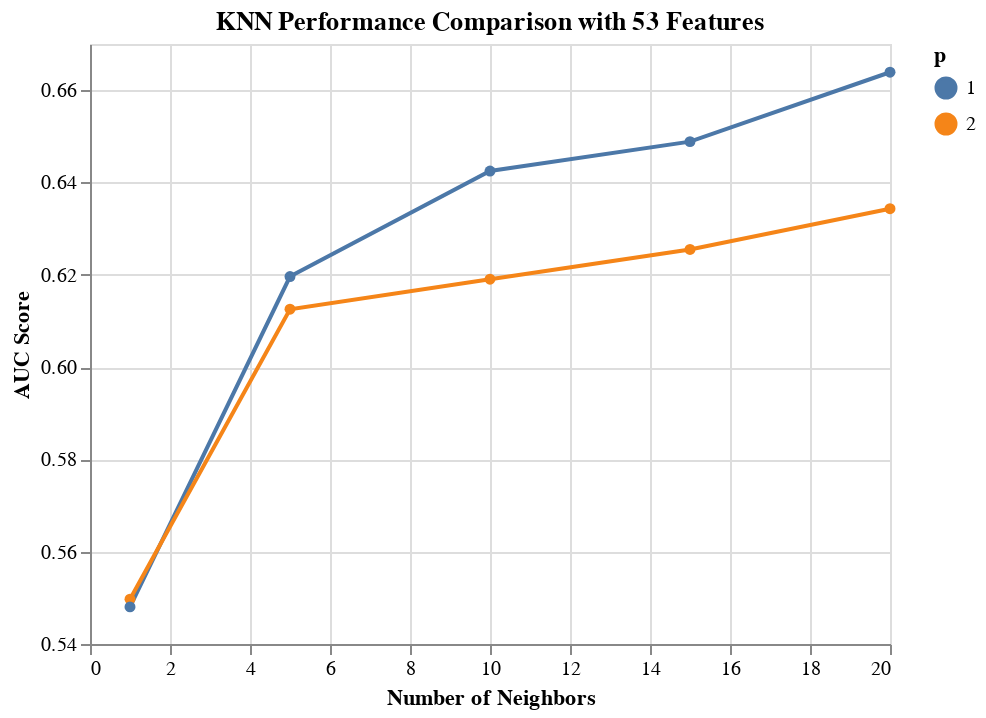

Notebook cell for this chart:
### Markdown cell above
We observe that the difference between the hyperparameter combinations is not really much when conditioned on the number of features selected. Let's visualize the results of the grid search corresponding to 53 selected features.

### Code cell
results_KNN_53_features = results_KNN[results_KNN['rfi_fs__n_features_'] == 53.0]

alt.Chart(results_KNN_53_features, 
          title='KNN Performance Comparison with 53 Features'
         ).mark_line(point=True).encode(
    alt.X('knn__n_neighbors', title='Number of Neighbors'),
    alt.Y('mean_score', title='AUC Score', scale=alt.Scale(zero=False)),
    alt.Color('knn__p:N', title='p')
)

### Figure 1 — Vega-Lite specification as saved in the notebook (floating-point values rounded to 4 significant figures)
{"config": {"view": {"continuousWidth": 400, "continuousHeight": 300}}, "data": {"name": "data-f8b3c519a97f67e5aeec2c781b94f885"}, "mark": {"type": "line", "point": true}, "encoding": {"color": {"type": "nominal", "field": "knn__p", "title": "p"}, "x": {"type": "quantitative", "field": "knn__n_neighbors", "title": "Number of Neighbors"}, "y": {"type": "quantitative", "field": "mean_score", "scale": {"zero": false}, "title": "AUC Score"}}, "title": "KNN Performance Comparison with 53 Features", "$schema": "https://vega.github.io/schema/vega-lite/v4.0.2.json", "datasets": {"data-f8b3c519a97f67e5aeec2c781b94f885": [{"mean_score": 0.6639, "std_score": 0.02106, "max_score": 0.6931, "min_score": 0.6298, "knn__n_neighbors": 20.0, "knn__p": 1.0, "rfi_fs__n_features_": 53.0}, {"mean_score": 0.6488, "std_score": 0.03007, "max_score": 0.6937, "min_score": 0.6002, "knn__n_neighbors": 15.0, "knn__p": 1.0, "rfi_fs__n_features_": 53.0}, {"mean_score": 0.6425, "std_score": 0.0373, "max_score": 0.6913, "min_score": 0.5796, "knn__n_neighbors": 10.0, "knn__p": 1.0, "rfi_fs__n_features_": 53.0}, {"mean_score": 0.6343, "std_score": 0.01501, "max_score": 0.6537, "min_score": 0.6105, "knn__n_neighbors": 20.0, "knn__p": 2.0, "rfi_fs__n_features_": 53.0}, {"mean_score": 0.6255, "std_score": 0.01189, "max_score": 0.6452, "min_score": 0.6085, "knn__n_neighbors": 15.0, "knn__p": 2.0, "rfi_fs__n_features_": 53.0}, {"mean_score": 0.6196, "std_score": 0.03944, "max_score": 0.6642, "min_score": 0.5471, "knn__n_neighbors": 5.0, "knn__p": 1.0, "rfi_fs__n_features_": 53.0}, {"mean_score": 0.619, "std_score": 0.02301, "max_score": 0.6498, "min_score": 0.5957, "knn__n_neighbors": 10.0, "knn__p": 2.0, "rfi_fs__n_features_": 53.0}, {"mean_score": 0.6125, "std_score": 0.0262, "max_score": 0.6565, "min_score": 0.5849, "knn__n_neighbors": 5.0, "knn__p": 2.0, "rfi_fs__n_features_": 53.0}, {"mean_score": 0.5497, "std_score": 0.02031, "max_score": 0.5888, "min_score": 0.5313, "knn__n_neighbors": 1.0, "knn__p": 2.0, "rfi_fs__n_features_": 53.0}, {"mean_score": 0.548, "std_score": 0.0179, "max_score": 0.5664, "min_score": 0.5178, "knn__n_neighbors": 1.0, "knn__p": 1.0, "rfi_fs__n_features_": 53.0}]}}
